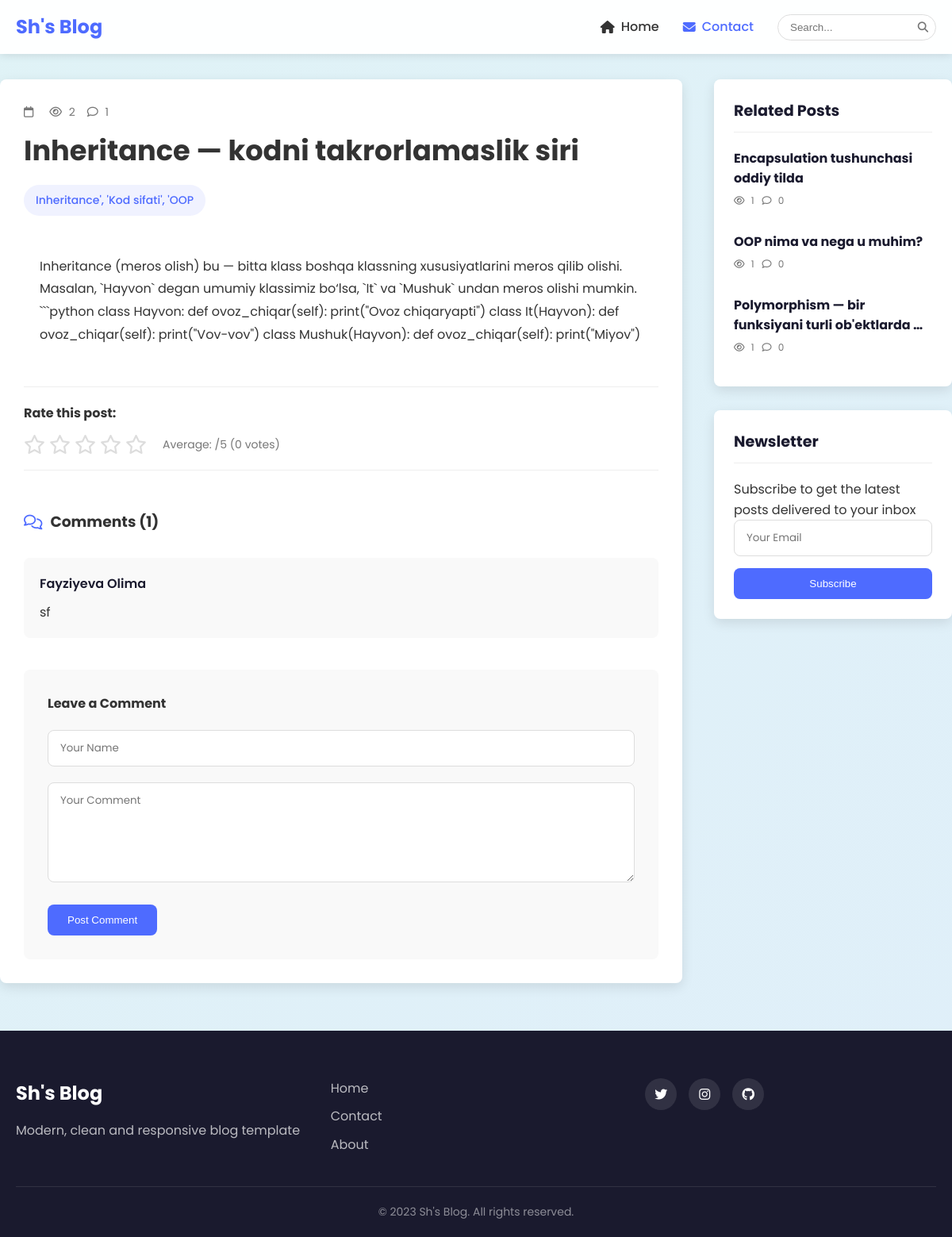
Screenshot of /detail/3/ with the database file from the repository.
### article/models.py (models this page shows, shortened)
class Post(models.Model):
    title = models.CharField(verbose_name="Post title", max_length=255)
    body = models.TextField(verbose_name="Post body")
    author = models.CharField(verbose_name="Post author", default="Admin", max_length=100)
    category = models.ForeignKey(Category, on_delete=models.PROTECT, related_name='posts')
    tag = models.ManyToManyField(Tag)
    views = models.PositiveIntegerField(default=0)
    publish_date = models.DateTimeField(verbose_name="Published time", auto_now_add=True)
    published = models.BooleanField(default=True)
    on_top = models.BooleanField(default=False)

class Tag(models.Model):
    name = models.CharField(verbose_name="Tag name", max_length=250)
    slug = models.SlugField(max_length=250, unique=True)

class Comment(models.Model):
    author = models.CharField(verbose_name="Comment author", max_length=100)
    comment = models.TextField(verbose_name="Comment")
    post = models.ForeignKey(Post, on_delete=models.CASCADE, related_name='comments')

### article/views.py (the view, shortened to what this page needs)
# urls.py: path('detail/<post_id>/', detail, name='detail'),
def detail(request, post_id):
    categories = Category.objects.all()
    post = Post.objects.get(id=post_id)
    category = Category.objects.get(id=post.category.id)
    related_posts = Post.objects.filter(category=category).exclude(id__in=[0, post.id]).order_by("?")
    request.session.modified = True
    if post.id in check_read_articles(request):
        pass
    else:
        check_read_articles(request).append(post.id)
        post.views += 1
        post.save()
    return render(request, "detail.html", context={
        "post": post,
        "categories": categories,
        "related_posts": related_posts})

### article/utils.py (called while the page is built)
def check_read_articles(request):
    try:
        read_articles = request.session["read_articles"]
    except:
        request.session["read_articles"] = []
        read_articles = request.session.get("read_articles")
    return read_articles

### templates/detail.html (shortened to what this page needs)
{% load static %}
<!DOCTYPE html>
<html lang="en">
<head>
    <link rel="stylesheet" href="https://cdnjs.cloudflare.com/ajax/libs/font-awesome/6.4.0/css/all.min.css">
    <link rel="stylesheet" href="https://cdnjs.cloudflare.com/ajax/libs/highlight.js/11.7.0/styles/atom-one-dark.min.css">
    <link rel="stylesheet" href="{% static 'css/modern-style.css' %}">
</head>
<body>
    <nav class="floating-nav">
        <div class="container">
            <a href="/" class="brand">Sh's Blog</a>
            <div class="nav-links">
                <a href="{% url 'blog:home' %}"><i class="fas fa-home"></i> Home</a>
                <a href="{% url 'blog:contact' %}" class="active"><i class="fas fa-envelope"></i> Contact</a>
                <div class="search-box">
                    <form action="{% url 'blog:search' %}" method="get">
                        <input type="text" name="query" placeholder="Search...">
                        <button type="submit"><i class="fas fa-search"></i></button>
                    </form>
                </div>
            </div>
        </div>
    </nav>
    <main class="container detail-page">
        <article class="post-detail">
            <header class="post-header">
                <div class="post-meta">
                    <span class="date"><i class="far fa-calendar"></i> {{ post.created_at|date:"M d, Y" }}</span>
                    <span class="views"><i class="far fa-eye"></i> {{ post.views }}</span>
                    <span class="comments"><i class="far fa-comment"></i> {{ post.comments.all.count }}</span>
                </div>
                <h1 class="post-title">{{ post.title }}</h1>
                <div class="post-tags">
                    {% for tag in post.tag.all %}
                    <span class="tag">{{ tag.name }}</span>
                    {% endfor %}
                </div>
            </header>
            <div class="post-content">
                {{ post.body|safe }}
            </div>
            <div class="post-rating">
                <h4>Rate this post:</h4>
                <div class="stars" data-post-id="{{ post.id }}">
                    {% for i in "12345" %}
                    <i class="far fa-star" data-rating="{{ forloop.counter }}"></i>
                    {% endfor %}
                    <span class="rating-text">Average: {{ post.get_avg_rating|floatformat:1 }}/5 ({{ post.ratings.all.count }} votes)</span>
                </div>
            </div>
            <div class="comments-section">
                <h3><i class="far fa-comments"></i> Comments ({{ post.comments.all.count }})</h3>
                {% for comment in post.comments.all %}
                <div class="comment">
                    <div class="comment-header">
                        <div class="comment-author">{{ comment.author }}</div>
                    </div>
                    <div class="comment-body">
                        {{ comment.comment }}
                    </div>
                </div>
                {% empty %}
                <div class="no-comments">
                    <i class="far fa-comment-slash"></i>
                    <p>No comments yet. Be the first to comment!</p>
                </div>
                {% endfor %}
                <div class="comment-form">
                    <h4>Leave a Comment</h4>
                    <form method="post" action="#">
                        <div class="form-group">
                            <input type="text" name="name" placeholder="Your Name" required>
                        </div>
                        <div class="form-group">
                            <textarea name="comment" placeholder="Your Comment" rows="5" required></textarea>
                        </div>
                        <button type="submit" class="btn-submit">Post Comment</button>
                    </form>
                </div>
            </div>
        </article>
        <aside class="sidebar">
            <div class="sidebar-widget">
                <h3 class="widget-title">Related Posts</h3>
                <div class="related-posts">
                    {% for related_post in related_posts %}
                    <a href="{% url 'blog:detail' related_post.id %}" class="related-post">
                        <div class="related-post-content">
                            <h4>{{ related_post.title|truncatewords:6 }}</h4>
                            <div class="post-meta">
                                <span><i class="far fa-eye"></i> {{ related_post.views }}</span>
                                <span><i class="far fa-comment"></i> {{ related_post.comments.all.count }}</span>
                            </div>
                        </div>
                    </a>
                    {% empty %}
                    <div class="no-related">
                        No related posts found
                    </div>
                    {% endfor %}
                </div>
            </div>
            <div class="sidebar-widget newsletter">
                <h3 class="widget-title">Newsletter</h3>
                <p>Subscribe to get the latest posts delivered to your inbox</p>
                <form class="newsletter-form">
                    <input type="email" placeholder="Your Email">
                    <button type="submit">Subscribe</button>
                </form>
            </div>
        </aside>
    </main>
    <footer class="modern-footer">
        <div class="container">
            <div class="footer-content">
                <div class="footer-brand">
                    <h3>Sh's Blog</h3>
                    <p>Modern, clean and responsive blog template</p>
                </div>
                <div class="footer-links">
                    <a href="{% url 'blog:home' %}">Home</a>
                    <a href="{% url 'blog:contact' %}">Contact</a>
                    <a href="#">About</a>
                </div>
                <div class="social-links">
                    <a href="#"><i class="fab fa-twitter"></i></a>
                    <a href="#"><i class="fab fa-instagram"></i></a>
                    <a href="#"><i class="fab fa-github"></i></a>
                </div>
            </div>
            <div class="copyright">
                <p>&copy; 2023 Sh's Blog. All rights reserved.</p>
            </div>
        </div>
    </footer>
</body>
</html>

### rows the page displays
Post: views "2", comments.all.count "1", title "Inheritance — kodni takrorlamaslik siri", body "Inheritance (meros olish) bu — bitta klass boshqa klassning xususiyatlarini meros qilib olishi. Masalan, `Hayvon` degan umumiy klassimiz bo‘lsa, `It` va `Mushuk` undan meros olishi mumkin. ```python class Hayvon: def ovoz_chiqar(self): print(\"Ovoz chiqaryapti\") class It(Hayvon): def ovoz_chiqar(self): print(\"Vov-vov\") class Mushuk(Hayvon): def ovoz_chiqar(self): print(\"Miyov\")", ratings.all.count "0"
Tag: name "Inheritance', 'Kod sifati', 'OOP"
Comment: author "Fayziyeva Olima", comment "sf"
Post: title "Encapsulation tushunchasi oddiy tilda", views "1", comments.all.count "0"
Post: title "OOP nima va nega u muhim?", views "1", comments.all.count "0"
Post: title "Polymorphism — bir funksiyani turli ob'ektlarda …", views "1", comments.all.count "0"
